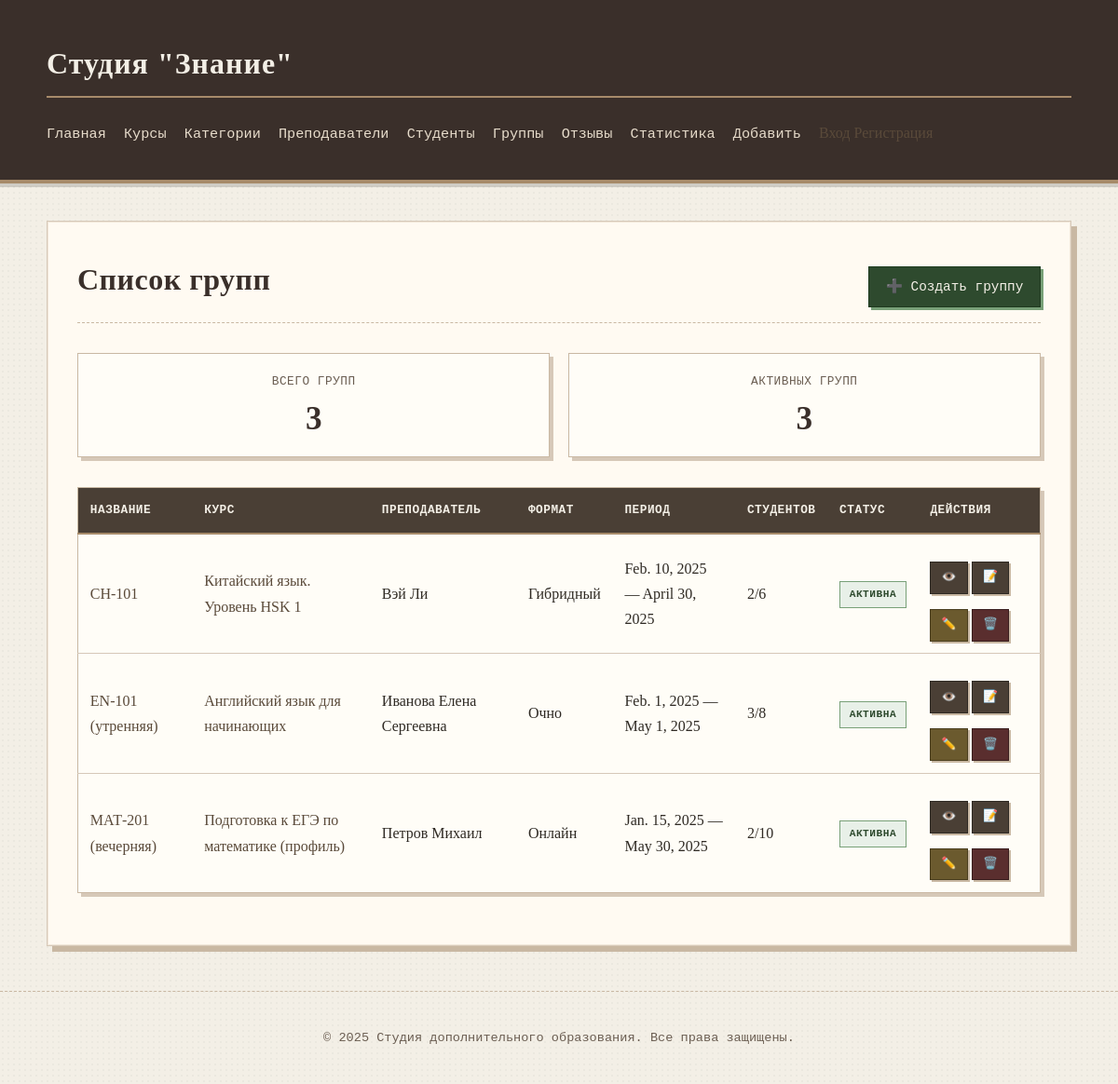
The page /education/groups/ on the database as committed earlier.
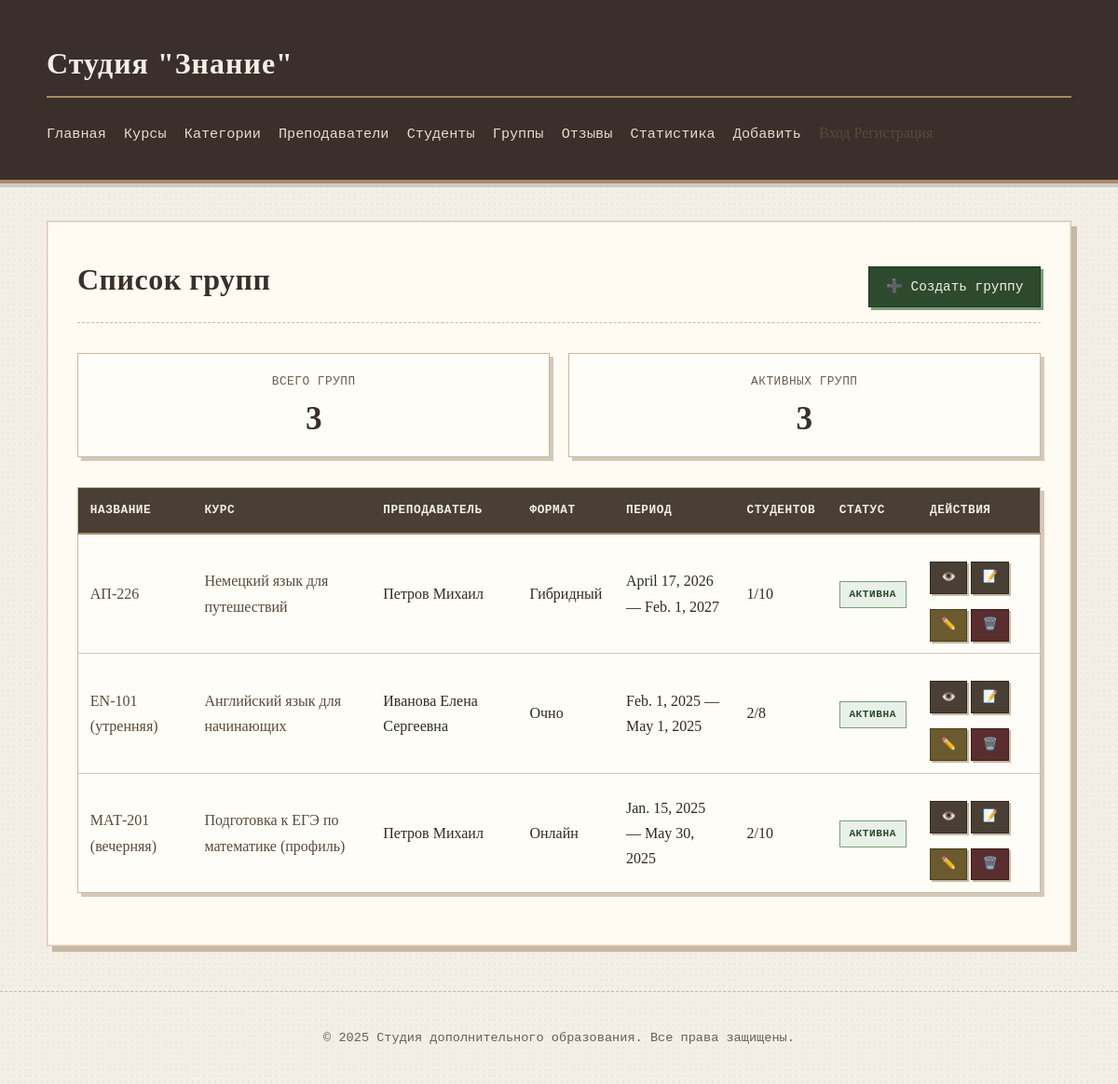
The same page on the database as committed later.
### education/models.py (models this page shows, shortened)
class Group(models.Model):
    FORMAT_CHOICES = [
        ('offline', 'Очно'),
        ('online', 'Онлайн'),
        ('hybrid', 'Гибридный'),
    ]
    course = models.ForeignKey(Course, on_delete=models.CASCADE, related_name='groups', verbose_name="Курс")
    teacher = models.ForeignKey(Teacher, on_delete=models.SET_NULL, null=True, related_name='groups', verbose_name="Преподаватель")
    name = models.CharField(max_length=100, verbose_name="Название группы")
    start_date = models.DateField(verbose_name="Дата начала")
    end_date = models.DateField(verbose_name="Дата окончания")
    format = models.CharField(max_length=20, choices=FORMAT_CHOICES, verbose_name="Формат обучения")
    max_students = models.PositiveIntegerField(default=10, verbose_name="Макс. студентов")
    is_active = models.BooleanField(default=True, verbose_name="Активна")
    class Meta:
        db_table = 'groups'
        verbose_name = 'Группа'
        verbose_name_plural = 'Группы'
        ordering = ['-start_date']

class Course(models.Model):
    class Status(models.IntegerChoices):
        DRAFT = 0, 'Черновик'
        PUBLISHED = 1, 'Опубликован'
    category = models.ForeignKey(
        Category,
        on_delete=models.SET_NULL,
        null=True,
        related_name='courses',
        verbose_name="Категория"
    )
    title = models.CharField(max_length=100, verbose_name="Название")
    slug = models.SlugField(max_length=100, unique=True, db_index=True, verbose_name="URL")
    description = models.TextField(verbose_name="Краткое описание")
    full_description = models.TextField(blank=True, verbose_name="Полное описание")
    duration_hours = models.IntegerField(verbose_name="Длительность (часы)")
    price = models.DecimalField(max_digits=10, decimal_places=2, verbose_name="Стоимость")
    status = models.IntegerField(
        choices=Status.choices,
        default=Status.DRAFT,
        verbose_name="Статус"
    )
    time_create = models.DateTimeField(auto_now_add=True, verbose_name="Дата создания")
    time_update = models.DateTimeField(auto_now=True, verbose_name="Дата изменения")
    class Meta:
        db_table = 'courses'
        verbose_name = 'Курс'
        verbose_name_plural = 'Курсы'
        ordering = ['-time_create']
    def get_absolute_url(self):
        return reverse('course-detail-slug', kwargs={'course_slug': self.slug})

class Teacher(models.Model):
    user = models.OneToOneField(
        User,
        on_delete=models.CASCADE,
        null=True,
        blank=True,
        related_name='teacher_profile',
        verbose_name="Пользователь"
    )
    first_name = models.CharField(max_length=50, verbose_name="Имя")
    last_name = models.CharField(max_length=50, verbose_name="Фамилия")
    middle_name = models.CharField(max_length=50, blank=True, verbose_name="Отчество")
    specialization = models.CharField(max_length=100, verbose_name="Специализация")
    phone = models.CharField(max_length=20, verbose_name="Телефон")
    email = models.EmailField(max_length=100, blank=True, verbose_name="Email")
    bio = models.TextField(blank=True, verbose_name="Биография")
    photo = models.ImageField(
        upload_to='teachers/%Y/%m/',
        blank=True,
        null=True,
        verbose_name="Фото",
        validators=[
            FileExtensionValidator(allowed_extensions=['jpg', 'jpeg', 'png', 'gif']),
            validate_image_size
        ],
        help_text="Поддерживаются форматы: JPG, PNG, GIF. Максимальный размер: 5 МБ"
    )
    is_active = models.BooleanField(default=True, verbose_name="Активен")
    class Meta:
        db_table = 'teachers'
        verbose_name = 'Преподаватель'
        verbose_name_plural = 'Преподаватели'
        ordering = ['last_name', 'first_name']
    def get_full_name(self):
        parts = [self.last_name, self.first_name]
        if self.middle_name:
            parts.append(self.middle_name)
        return ' '.join(parts)

### education/views.py (the view)
# urls.py: path('groups/', views.groups_list, name='groups-list'),
def groups_list(request):
    groups = Group.objects.select_related('course', 'teacher').all().order_by('-start_date')
    active_groups = groups.filter(is_active=True)
    data = {
        'title': 'Список групп',
        'groups': groups,
        'active_count': active_groups.count(),
        'total_count': groups.count(),
    }
    return render(request, 'education/groups_list.html', data)

### education/templates/education/groups_list.html (shortened to what this page needs)
{% extends 'base.html' %}
{% block content %}
    <div class="page-header">
        <h1>{{ title }}</h1>
        <a href="{% url 'group-create' %}" class="btn btn-success">➕ Создать группу</a>
    </div>
    <div class="stats-section">
        <div class="stats-grid">
            <div class="stat-card">
                <span class="stat-label">Всего групп</span>
                <span class="stat-value">{{ total_count }}</span>
            </div>
            <div class="stat-card">
                <span class="stat-label">Активных групп</span>
                <span class="stat-value">{{ active_count }}</span>
            </div>
        </div>
    </div>
    {% if groups %}
    <table class="groups-table">
        <thead>
            <tr>
                <th>Название</th>
                <th>Курс</th>
                <th>Преподаватель</th>
                <th>Формат</th>
                <th>Период</th>
                <th>Студентов</th>
                <th>Статус</th>
                <th>Действия</th>
            </tr>
        </thead>
        <tbody>
            {% for group in groups %}
            <tr>
                <td><a href="{% url 'group-detail' group.id %}">{{ group.name }}</a></td>
                <td><a href="{{ group.course.get_absolute_url }}">{{ group.course.title }}</a></td>
                <td>{{ group.teacher.get_full_name|default:"—" }}</td>
                <td>{{ group.get_format_display }}</td>
                <td>{{ group.start_date }} — {{ group.end_date }}</td>
                <td>{{ group.enrollments.count }}/{{ group.max_students }}</td>
                <td>
                    {% if group.is_active %}
                    <span class="badge badge-success">Активна</span>
                    {% else %}
                    <span class="badge badge-inactive">Неактивна</span>
                    {% endif %}
                </td>
                <td class="actions">
                    <a href="{% url 'group-detail' group.id %}" class="btn btn-small">👁️</a>
                    <a href="{% url 'enrollment-create' %}?group={{ group.id }}" class="btn btn-small">📝</a>
                    <a href="{% url 'group-update' group.id %}" class="btn btn-small btn-edit">✏️</a>
                    <a href="{% url 'group-delete' group.id %}" class="btn btn-small btn-danger">🗑️</a>
                </td>
            </tr>
            {% endfor %}
        </tbody>
    </table>
    {% else %}
    <p>Группы пока не созданы.</p>
    <a href="{% url 'group-create' %}" class="btn btn-success">➕ Создать первую группу</a>
    {% endif %}
{% endblock %}

### templates/base.html (shortened to what this page needs)
{% load static %}
<!DOCTYPE html>
<html lang="ru">
<head>
    <link rel="stylesheet" href="{% static 'education/css/styles.css' %}">
</head>
<body>
    <header>
        <div class="container">
            <h1><a href="{% url 'education-home' %}">Студия "Знание"</a></h1>
            <nav>
                <ul>
                    <li><a href="{% url 'education-home' %}">Главная</a></li>
                    <li><a href="{% url 'courses-list' %}">Курсы</a></li>
                    <li><a href="{% url 'categories' %}">Категории</a></li>
                    <li><a href="{% url 'teachers-list' %}">Преподаватели</a></li>
                    <li><a href="{% url 'students-list' %}">Студенты</a></li>
                    <li><a href="{% url 'groups-list' %}">Группы</a>
                    <li><a href="{% url 'reviews-list' %}">Отзывы</a></li>
                    <li><a href="{% url 'statistics' %}">Статистика</a></li>
                    <li class="dropdown">
                        <a href="#" class="dropbtn"> Добавить</a>
                    </li>
                    <div class="auth-nav">
                        {% if user.is_authenticated %}
                        <span class="user-greeting">👤 {{ user.first_name }}</span>
                        <a href="{% url 'profile' %}">Профиль</a>
                        <a href="{% url 'logout' %}">Выход</a>
                        {% else %}
                        <a href="{% url 'login' %}">Вход</a>
                        <a href="{% url 'register' %}">Регистрация</a>
                        {% endif %}
                    </div>
                </ul>
            </nav>
        </div>
    </header>
    <main class="container">
        <div class="main-content">
            {% block content %}
            {% endblock %}
        </div>
    </main>
    <footer>
        <div class="container">
            <p>© 2025 Студия дополнительного образования. Все права защищены.</p>
        </div>
    </footer>
</body>
</html>

### education/static/education/css/styles.css (style rules this page uses)
body { font-family: "Georgia", "Times New Roman", serif; line-height: 1.7; margin: 0; padding: 0; background-color: #f3efe6; color: #2f2a24; background-image: radial-gradient(rgba(0,0,0,0.03) 1px, transparent 1px); background-size: 6px 6px; }
.container { max-width: 1100px; margin: 0 auto; padding: 0 24px; }
header { background: #3a2f2a; color: #f3efe6; padding: 1.2rem 0; margin-bottom: 2.5rem; border-bottom: 4px solid #a78b6a; box-shadow: 0 4px 0 rgba(0,0,0,0.15); }
header h1 a { color: #f3efe6; text-decoration: none; letter-spacing: 1px; font-weight: 700; }
nav ul { list-style: none; padding: 0; display: flex; gap: 1.2rem; margin-top: 0.8rem; }
nav ul li a { color: #e7dccb; text-decoration: none; font-family: "Courier New", monospace; font-size: 0.95rem; border-bottom: 1px dashed transparent; transition: 0.2s ease; }
.main-content { background: #fffaf2; padding: 2rem; border: 1px solid #d6c8b8; box-shadow: 6px 6px 0 #c9b8a3, inset 0 0 0 1px #f0e6d8; }
.btn { display: inline-block; background-color: #4a3f35; color: #f3efe6; padding: 0.55rem 1.1rem; text-decoration: none; border: 1px solid #2f2a24; font-family: "Courier New", monospace; font-size: 0.9rem; margin-top: 1rem; box-shadow: 3px 3px 0 #c9b8a3; transition: all 0.15s ease; }
footer { margin-top: 3rem; text-align: center; color: #6b5e52; font-size: 0.85rem; font-family: "Courier New", monospace; padding: 1.5rem 0; border-top: 1px dashed #c9b8a3; }
h1, h2, h3, h4, h5, h6 { font-family: "Georgia", "Times New Roman", serif; font-weight: 600; color: #3a2f2a; letter-spacing: 0.5px; }
h1 { border-bottom: 2px solid #a78b6a; padding-bottom: 0.5rem; margin-bottom: 1.5rem; }
.page-header { display: flex; justify-content: space-between; align-items: center; margin-bottom: 2rem; border-bottom: 1px dashed #c9b8a3; padding-bottom: 1rem; }
.page-header h1 { border-bottom: none; margin: 0; padding: 0; }
.btn-danger { background-color: #5a2e2e; color: #f3efe6; border-color: #3a1e1e; box-shadow: 3px 3px 0 #a07878; }
.btn-success { background-color: #2e4a2e; color: #f3efe6; border-color: #1e3a1e; box-shadow: 3px 3px 0 #78a078; }
.btn-edit { background-color: #6b5a2e; color: #f3efe6; border-color: #4a3e1e; box-shadow: 3px 3px 0 #a09878; }
.btn-small { padding: 0.35rem 0.7rem; font-size: 0.8rem; box-shadow: 2px 2px 0 #c9b8a3; }
.students-table, .groups-table, .performance-table, .attendance-table, .schedule-table, .stats-table { width: 100%; border-collapse: collapse; margin: 1.5rem 0; background: #fffdf7; border: 1px solid #c9b8a3; box-shadow: 4px 4px 0 #d6c8b8; }
.students-table th, .groups-table th, .performance-table th, .attendance-table th, .schedule-table th, .stats-table th { background: #4a3f35; color: #f3efe6; padding: 0.8rem; text-align: left; font-family: "Courier New", monospace; font-weight: 600; text-transform: uppercase; font-size: 0.8rem; letter-spacing: 0.5px; border-bottom: 2px solid #a78b6a; }
.students-table td, .groups-table td, .performance-table td, .attendance-table td, .schedule-table td, .stats-table td { padding: 0.8rem; border-bottom: 1px solid #d6c8b8; font-family: "Georgia", serif; }
.students-table tr:last-child td, .groups-table tr:last-child td, .performance-table tr:last-child td, .attendance-table tr:last-child td, .schedule-table tr:last-child td, .stats-table tr:last-child td { border-bottom: none; }
.stats-section { margin: 2rem 0; }
.stats-grid { display: grid; grid-template-columns: repeat(auto-fit, minmax(160px, 1fr)); gap: 1.2rem; }
.stat-card { background: #fffdf7; border: 1px solid #c9b8a3; padding: 1.2rem; text-align: center; box-shadow: 4px 4px 0 #d6c8b8; }
.stat-label { display: block; font-family: "Courier New", monospace; font-size: 0.8rem; text-transform: uppercase; letter-spacing: 0.5px; color: #6b5e52; margin-bottom: 0.5rem; }
.stat-value { display: block; font-family: "Georgia", serif; font-size: 2.2rem; font-weight: 700; color: #3a2f2a; line-height: 1.2; }
.badge { display: inline-block; padding: 0.25rem 0.6rem; font-family: "Courier New", monospace; font-size: 0.7rem; font-weight: 600; text-transform: uppercase; letter-spacing: 0.5px; border: 1px solid; }
.badge-success { background: #e8f0e8; color: #2e4a2e; border-color: #78a078; }
a { color: #5a4a3a; text-decoration: none; transition: all 0.15s ease; }
.dropdown { position: relative; display: inline-block; }
.dropbtn { color: #e7dccb; text-decoration: none; font-family: "Courier New", monospace; font-size: 0.95rem; cursor: pointer; }

Rows that differ between the two databases and show on the page:
removed Group: name "CH-101", course "Китайский язык. Уровень HSK 1", teacher.get_full_name "Вэй Ли", format "Гибридный", start_date "Feb. 10, 2025", end_date "April 30, 2025", enrollments.count "2", max_students "6", is_active "АКТИВНА"
added Group: name "АП-226", course "Немецкий язык для путешествий", teacher.get_full_name "Петров Михаил", format "Гибридный", start_date "April 17, 2026", end_date "Feb. 1, 2027", enrollments.count "1", max_students "10", is_active "АКТИВНА"
computed for Group "EN-101 (утренняя)": enrollments.count "3" → "2"
